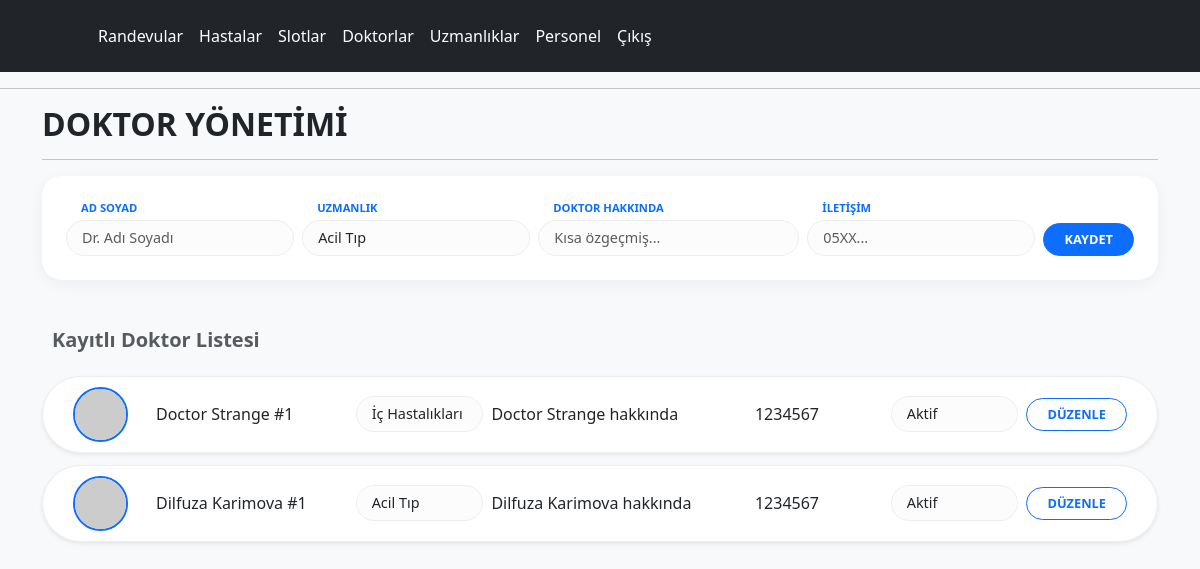
The app's page /php/panel/doktorlar.php with its own data.
### tables this page shows
CREATE TABLE IF NOT EXISTS `doctor` (  
	`id`			INT NOT NULL PRIMARY KEY AUTO_INCREMENT,  
	`name`			VARCHAR(50) NOT NULL,  
	`specialization`	INT NOT NULL,
	`description`	VARCHAR(200) NULL,
	`phone`			VARCHAR(50) NULL,
	`profilephoto`	VARCHAR(200) NULL,
	`status`		TINYINT NOT NULL,
	`createdtime`	TIMESTAMP NOT NULL DEFAULT CURRENT_TIMESTAMP(),  
	UNIQUE (`name`)  
);

### php/panel/doktorlar.php (the view, shortened to what this page needs)
<?PHP
require_once("../inc_config.php");
?>
<!doctype html>
<html lang="tr">
<head>
    <link href="https://cdn.jsdelivr.net/npm/bootstrap@5.3.3/dist/css/bootstrap.min.css" rel="stylesheet">
</head>
<body>
    <?PHP include("inc_header.php");?>
    <hr>
    <div class="container">
        <h2 class="fw-bold">DOKTOR YÖNETİMİ</h2>
        <hr>
        <div class="card admin-card border-0 mb-5">
            <div class="card-body p-4">
                <form action="actions.php" method="POST" class="row g-2 align-items-end">
                    <div class="col">
                        <span class="label-style">AD SOYAD</span>
                        <input type="text" name="name" class="form-control input-minimal" placeholder="Dr. Adı Soyadı" required>
                    </div>
                    <div class="col">
                        <span class="label-style">UZMANLIK</span>
                        <select name="specialization" class="form-select input-minimal">
                            <?php
                            $u_s = $mysqli->query("SELECT * FROM specialization");
                            while($u = $u_s->fetch_assoc()){ echo "<option value='{$u['id']}'>{$u['specialization']}</option>"; }
                            ?>
                        </select>
                    </div>
                    <div class="col-md-3">
                        <span class="label-style">DOKTOR HAKKINDA</span>
                        <input type="text" name="description" class="form-control input-minimal" placeholder="Kısa özgeçmiş...">
                    </div>
                    <div class="col">
                        <span class="label-style">İLETİŞİM</span>
                        <input type="text" name="phone" class="form-control input-minimal" placeholder="05XX...">
                    </div>
                    <div class="col-auto">
                        <button type="submit" name="ekle" class="btn btn-primary btn-round">KAYDET</button>
                    </div>
                </form>
            </div>
        </div>
        <h5 class="mb-4 text-muted fw-bold" style="margin-left: 10px;">Kayıtlı Doktor Listesi</h5>
        <?PHP
        $sorgu = $mysqli->query("SELECT d.*, s.specialization as uzmanlik FROM doctor d LEFT JOIN specialization s ON d.specialization = s.id ORDER BY d.id DESC");
        while($row = $sorgu->fetch_assoc()){
            $resim = (!empty($row['image'])) ? "../uploads/".$row['image']."?v=".time() : "https://via.placeholder.com/100";
        ?>
        <div class="doctor-row shadow-sm">
            <form action="actions.php" method="POST" class="d-flex align-items-center w-100 gap-2">
                <img src="<?=$resim;?>" class="img-circle" alt="Doktor">
                <div style="flex: 1.5;">
                    <?=$row['name'];?> #<?=$row['status'];?>
                </div>
                <div style="flex: 1;">
                    <select name="specialization" class="form-select input-minimal">
                        <?php
                        $u_s2 = $mysqli->query("SELECT * FROM specialization");
                        while($u2 = $u_s2->fetch_assoc()){
                            $sel = ($u2['id'] == $row['specialization']) ? "selected" : "";
                            echo "<option value='{$u2['id']}' $sel>{$u2['specialization']}</option>";
                        }
                        ?>
                    </select>
                </div>
                <div style="flex: 2;">
                    <?=$row['description'];?>
                </div>
                <div style="flex: 1;">
                    <?=$row['phone'];?>
                </div>
                <div style="flex: 1;">
                    <select name="status" class="form-select input-minimal">
                        <option value="1" <?= ($row['status']==1) ? "selected" : "";?>>Aktif</option>
                    </select>
                </div>
                <div style="flex: 0.7;">
                    <button type="submit" name="guncelle" class="btn btn-outline-primary btn-round w-100">DÜZENLE</button>
                </div>
            </form>
        </div>
        <?PHP } ?>
    </div>
</body>
</html>

### php/panel/inc_header.php
<header class="p-3 text-bg-dark">
	<div class="container">
		<div class="d-flex flex-wrap align-items-center justify-content-center justify-content-lg-start">
			<a href="/" class="d-flex align-items-center mb-2 mb-lg-0 text-white text-decoration-none">
				<svg class="bi me-2" width="40" height="32" role="img" aria-label="Bootstrap">
					<use xlink:href="#bootstrap"></use></svg>
			</a>
			<ul class="nav col-12 col-lg-auto me-lg-auto mb-2 justify-content-center mb-md-0">
				<li><a href="randevular.php" class="nav-link px-2 text-white">Randevular</a></li>
				<li><a href="hastalar.php" class="nav-link px-2 text-white">Hastalar</a></li>
				<li><a href="slotlar.php" class="nav-link px-2 text-white">Slotlar</a></li>
				<li><a href="doktorlar.php" class="nav-link px-2 text-white">Doktorlar</a></li>
				<li><a href="uzmanliklar.php" class="nav-link px-2 text-white">Uzmanlıklar</a></li>
				<li><a href="personel.php" class="nav-link px-2 text-white">Personel</a></li>
				<li><a href="logout.php" class="nav-link px-2 text-white">Çıkış</a></li>
			</ul>
		</div>
	</div>
</header>

### php/panel/doktorlar.php (style rules this page uses)
body { background-color: #f8f9fa; }
.doctor-row { background: white; border-radius: 100px; padding: 10px 30px; margin-bottom: 12px; display: flex; align-items: center; box-shadow: 0 2px 5px rgba(0,0,0,0.05); border: 1px solid #eee; }
.img-circle { width: 55px; height: 55px; border-radius: 50%; object-fit: cover; border: 2px solid #0d6efd; margin-right: 20px; flex-shrink: 0; }
.input-minimal { border: 1px solid #eee; background: #fcfcfc; border-radius: 30px; padding: 6px 15px; font-size: 0.9rem; }
.btn-round { border-radius: 30px; font-weight: 600; padding: 6px 20px; font-size: 0.8rem; }
.label-style { font-size: 0.7rem; font-weight: 800; color: #0d6efd; margin-left: 15px; margin-bottom: 3px; display: block; }
.admin-card { background: white; border-radius: 20px; box-shadow: 0 4px 15px rgba(0,0,0,0.05); }

### records on screen
doctor: name "Doctor Strange", status "1", description "Doctor Strange hakkında", phone "1234567", status "Aktif"
doctor: name "Dilfuza Karimova", status "1", description "Dilfuza Karimova hakkında", phone "1234567", status "Aktif"

### other values on screen
form field specialization "Acil Tıp"
form field specialization "İç Hastalıkları"
